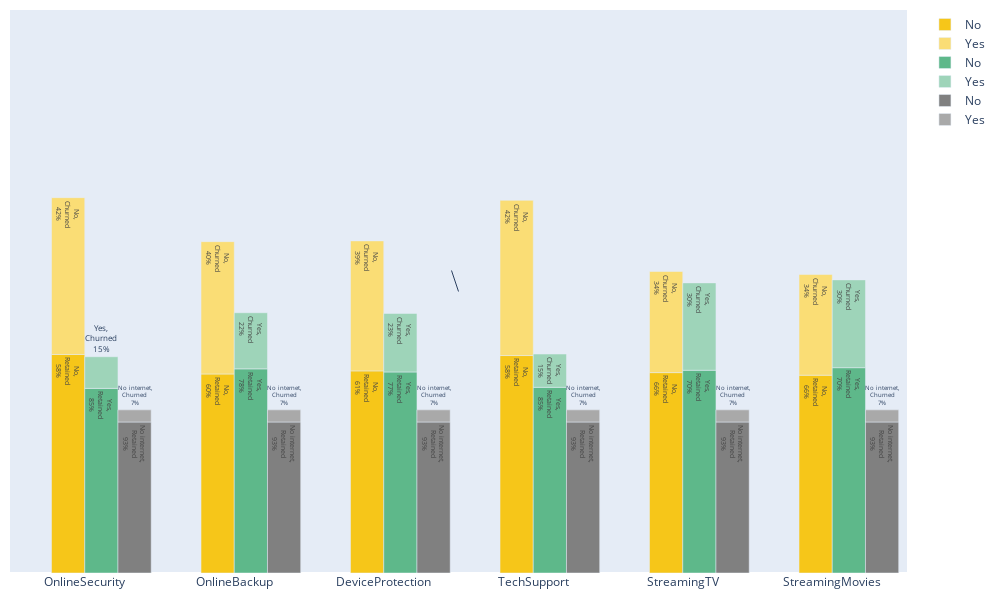

Source (notebook cell):
### Code cell
tri_vc = create_value_counts_df(
    original_df=df,
    column_names=internet_svc,
    common_mapping={"No internet service": 2, "No": 0, "Yes": 1},
    index_by_churn=False,
)

colors = {
    0: {
        "No": "#F6C619",
        "Yes": "#FADD75",
    },
    1: {
        "No": "#5EB88A",
        "Yes": "#9ED4B9",
    },
    2: {"No": "grey", "Yes": "darkgrey"},
}

generate_grouped_stacked_bar_charts(
    df_vc=tri_vc, index_by_churn=False, label_dict=feature_label, color_dict=colors
)

### Figure 1 — Plotly figure (JSON) as saved in the notebook; plotly's stock layout.template omitted (floating-point values rounded to 4 significant figures)
{"data": [{"hovertemplate": "%{y}<extra></extra>", "marker": {"color": "#F6C619"}, "name": "No", "offset": -0.2222, "offsetgroup": "0", "text": ["No,<br>Retained<br>58%", "No,<br>Retained<br>60%", "No,<br>Retained<br>61%", "No,<br>Retained<br>58%", "No,<br>Retained<br>66%", "No,<br>Retained<br>66%"], "textfont": {"size": 8}, "type": "bar", "width": 0.2222, "x": ["OnlineSecurity", "OnlineBackup", "DeviceProtection", "TechSupport", "StreamingTV", "StreamingMovies"], "y": [2036, 1854, 1883, 2026, 1867, 1843], "yaxis": "y"}, {"hovertemplate": "%{y}<extra></extra>", "marker": {"color": "#FADD75"}, "name": "Yes", "offset": -0.2222, "offsetgroup": "0", "text": ["No,<br>Churned<br>42%", "No,<br>Churned<br>40%", "No,<br>Churned<br>39%", "No,<br>Churned<br>42%", "No,<br>Churned<br>34%", "No,<br>Churned<br>34%"], "textfont": {"size": 8}, "type": "bar", "width": 0.2222, "x": ["OnlineSecurity", "OnlineBackup", "DeviceProtection", "TechSupport", "StreamingTV", "StreamingMovies"], "y": [1461, 1233, 1211, 1446, 942, 938], "yaxis": "y"}, {"hovertemplate": "%{y}<extra></extra>", "marker": {"color": "#5EB88A"}, "name": "No", "offset": 0, "offsetgroup": "1", "text": ["Yes,<br>Retained<br>85%", "Yes,<br>Retained<br>78%", "Yes,<br>Retained<br>77%", "Yes,<br>Retained<br>85%", "Yes,<br>Retained<br>70%", "Yes,<br>Retained<br>70%"], "textfont": {"size": 8}, "type": "bar", "width": 0.2222, "x": ["OnlineSecurity", "OnlineBackup", "DeviceProtection", "TechSupport", "StreamingTV", "StreamingMovies"], "y": [1720, 1902, 1873, 1730, 1889, 1913], "yaxis": "y2"}, {"hovertemplate": "%{y}<extra></extra>", "marker": {"color": "#9ED4B9"}, "name": "Yes", "offset": 0, "offsetgroup": "1", "text": ["Yes,<br>Churned<br>15%", "Yes,<br>Churned<br>22%", "Yes,<br>Churned<br>23%", "Yes,<br>Churned<br>15%", "Yes,<br>Churned<br>30%", "Yes,<br>Churned<br>30%"], "textfont": {"size": 8}, "type": "bar", "width": 0.2222, "x": ["OnlineSecurity", "OnlineBackup", "DeviceProtection", "TechSupport", "StreamingTV", "StreamingMovies"], "y": [295, 523, 545, 310, 814, 818], "yaxis": "y2"}, {"hovertemplate": "%{y}<extra></extra>", "marker": {"color": "grey"}, "name": "No", "offset": 0.2222, "offsetgroup": "2", "text": ["No internet,<br>Retained<br>93%", "No internet,<br>Retained<br>93%", "No internet,<br>Retained<br>93%", "No internet,<br>Retained<br>93%", "No internet,<br>Retained<br>93%", "No internet,<br>Retained<br>93%"], "textfont": {"size": 8}, "type": "bar", "width": 0.2222, "x": ["OnlineSecurity", "OnlineBackup", "DeviceProtection", "TechSupport", "StreamingTV", "StreamingMovies"], "y": [1407, 1407, 1407, 1407, 1407, 1407], "yaxis": "y3"}, {"hovertemplate": "%{y}<extra></extra>", "marker": {"color": "darkgrey"}, "name": "Yes", "offset": 0.2222, "offsetgroup": "2", "text": ["No internet,<br>Churned<br>7%", "No internet,<br>Churned<br>7%", "No internet,<br>Churned<br>7%", "No internet,<br>Churned<br>7%", "No internet,<br>Churned<br>7%", "No internet,<br>Churned<br>7%"], "textfont": {"size": 8}, "type": "bar", "width": 0.2222, "x": ["OnlineSecurity", "OnlineBackup", "DeviceProtection", "TechSupport", "StreamingTV", "StreamingMovies"], "y": [113, 113, 113, 113, 113, 113], "yaxis": "y3"}], "layout": {"annotations": [{}], "barmode": "relative", "font": {"size": 12}, "height": 600, "hovermode": "x", "margin": {"b": 10, "l": 10, "r": 10, "t": 10}, "width": 1000, "yaxis": {"range": [0, 5246.0], "showgrid": false, "showticklabels": false}, "yaxis2": {"anchor": "x", "matches": "y", "overlaying": "y", "visible": false}, "yaxis3": {"anchor": "x", "matches": "y", "overlaying": "y", "visible": false}, "yaxis4": {"anchor": "x", "matches": "y", "overlaying": "y", "visible": false}}}
